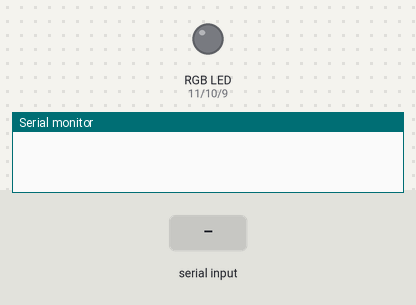
This sketch was run on a simulated Arduino Uno, built with avr-gcc and run on an emulated ATmega328P. Shown: an RGB LED mixed from three pins (HIGH = lit), the last lines printed to the serial monitor. The inputs (shaded band) are chosen by the test bench. Dim RGB values are drawn brighter than linear.

Above: at 1.2 s.
1.3 s: "#\n" received over Serial
At 1.9 s:
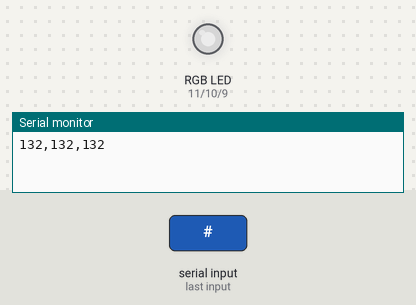
Timing chart, 0 to 4.3 s (numbered marks = the images above; inputs shaded):
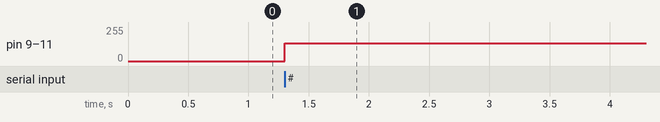

The sketch:

rgb_hexColor.ino
```cpp
 /**
 * Turns on an RGB led in accordance with a hexadecimal string
 * read from the serial port.
 * The colors may be define using the hexadecimal representation
 * preceded by a # sign.
 * The hexadecimal string format is #rrggbb where rr is the RED value,
 * gg is the GREEN value and bb is the BLUE value.
 *
 * This code is in the public domain.
 *
 * by Sandro Tributi <sandro.tributi@gmail.com>
 *
 * https://github.com/sandrotributi/Arduino-rgb-hexColor/edit/main/rgb_hexColor.ino
 */

// led RGB pins
#define pinRed 11
#define pinGreen 10
#define pinBlue 9

// Variables
String hexStr;
byte r, g, b;

void setup() {
  // serial port initialization
  Serial.begin(9600);
  // pin initialization where the RGB led is connected
  pinMode(pinRed, OUTPUT);
  pinMode(pinGreen, OUTPUT);
  pinMode(pinBlue, OUTPUT);
}

void loop() {
  // if there are bytes to read on the serial ...
  if (Serial.available() > 0) {
    // lettura della stringa
    hexStr = Serial.readStringUntil('\n');
    hexStr.trim();        // delete any spaces
    hexStr.toUpperCase(); // converts to uppercase
    // if the first character of the string is '#'...
    if (hexStr.charAt(0) == '#') {
      // conversion from hex to decimal
      r = hex2dec(hexStr.substring(1,3));
      g = hex2dec(hexStr.substring(3,5));
      b = hex2dec(hexStr.substring(5,7));
      // turns on the RGB led
      setColor(pinRed, pinGreen, pinBlue, r, g, b);
      // print decimal values on the serial monitor
      Serial.print(r);
      Serial.print(",");
      Serial.print(g);
      Serial.print(",");
      Serial.println(b);
    }
  }
}

/*
 * hex2dec
 * Hex to decimal conversion
 *
 * Parameter: hexDigit (String)
 *            hexadecimal string (2 digit)
 * Return value: byte
 *               decimal value (0-255)
 */
byte hex2dec(String hexDigit) {
  char hc;
  byte dd[2];

  for (int i = 0; i < hexDigit.length(); i++) {
    hc = hexDigit.charAt(i);
    if (hc >= '0' && hc <= '9') {
      dd[i] = hexDigit.charAt(i) - '0';
    } else {
      dd[i] = hexDigit.charAt(i) - 55;
    }
  }
  return dd[0] * 16 + dd[1];
}

/*
 * setColor
 * Turns on the RGB led of a specified color
 *
 * Parameters: pinR (byte)  - RED component pin
 *             pinG (byte)  - GREEN component pin
 *             pinB (byte)  - BLUE component pin
 *             red (byte)   - RED decimal value
 *             green (byte) - GREEN decimal value
 *             blue (byte)  - BLUE decimal value
 * Return value: none
 */
void setColor(byte pinR, byte pinG, byte pinB, byte red, byte green, byte blue) {
  analogWrite(pinR, red);
  analogWrite(pinG, green);
  analogWrite(pinB, blue);
}

/*
 * error
 * Displays an error message on the serial monitor
 *
 * Return value: none
 */
void error() {
  Serial.println(">SYNTAX ERROR<");
}
```

Measured:
- after the input at 1.3 s, pin 9 (pinBlue), pin 10 (pinGreen), pin 11 (pinRed): 0/255 → 132/255 at once
